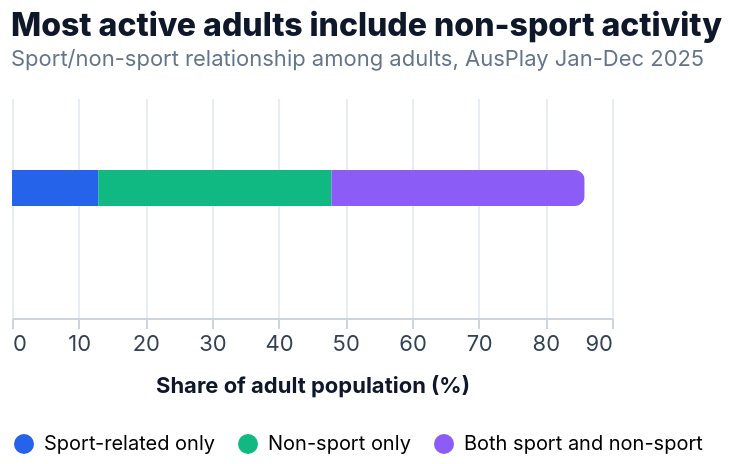

This figure's Vega-Lite source:
### Vega-Lite specification from a JSON file in a GitHub repository (floating-point values rounded to 4 significant figures)
{"$schema": "https://vega.github.io/schema/vega-lite/v5.json", "background": "transparent", "config": {"view": {"stroke": null}, "axis": {"labelFont": "Inter, Arial, sans-serif", "titleFont": "Inter, Arial, sans-serif", "labelColor": "#334155", "titleColor": "#0f172a", "gridColor": "#e8edf4", "domainColor": "#cbd5e1", "tickColor": "#cbd5e1", "labelFontSize": 11, "titleFontSize": 11, "titlePadding": 10}, "legend": {"labelFont": "Inter, Arial, sans-serif", "titleFont": "Inter, Arial, sans-serif", "orient": "bottom", "labelLimit": 180, "labelFontSize": 10, "titleFontSize": 10, "symbolType": "circle"}, "title": {"font": "Inter, Arial, sans-serif", "fontSize": 16, "fontWeight": 800, "subtitleFont": "Inter, Arial, sans-serif", "subtitleFontSize": 11, "anchor": "start", "color": "#0f172a", "subtitleColor": "#64748b", "offset": 14}, "bar": {"cornerRadiusEnd": 5}, "range": {"category": ["#0f766e", "#2563eb", "#f59e0b", "#db2777", "#8b5cf6", "#14b8a6", "#64748b"]}}, "title": {"text": "Most active adults include non-sport activity", "subtitle": "Sport/non-sport relationship among adults, AusPlay Jan-Dec 2025"}, "data": {"values": [{"category": "Sport-related only", "story_group": "Sport-linked", "participation_rate_pct": 12.93, "category_order": 1}, {"category": "Non-sport only", "story_group": "Lifestyle / fitness-linked", "participation_rate_pct": 34.98, "category_order": 2}, {"category": "Both sport and non-sport", "story_group": "Mixed", "participation_rate_pct": 37.99, "category_order": 3}]}, "width": "container", "height": 110, "mark": {"type": "bar", "tooltip": true}, "encoding": {"y": {"value": 45}, "x": {"field": "participation_rate_pct", "type": "quantitative", "stack": "zero", "title": "Share of adult population (%)"}, "color": {"field": "category", "type": "nominal", "title": null, "scale": {"domain": ["Sport-related only", "Non-sport only", "Both sport and non-sport"], "range": ["#2563eb", "#10b981", "#8b5cf6"]}}, "order": {"field": "category_order", "type": "quantitative"}, "tooltip": [{"field": "category", "title": "Category"}, {"field": "participation_rate_pct", "title": "Participation rate (%)", "format": ".1f"}]}}
